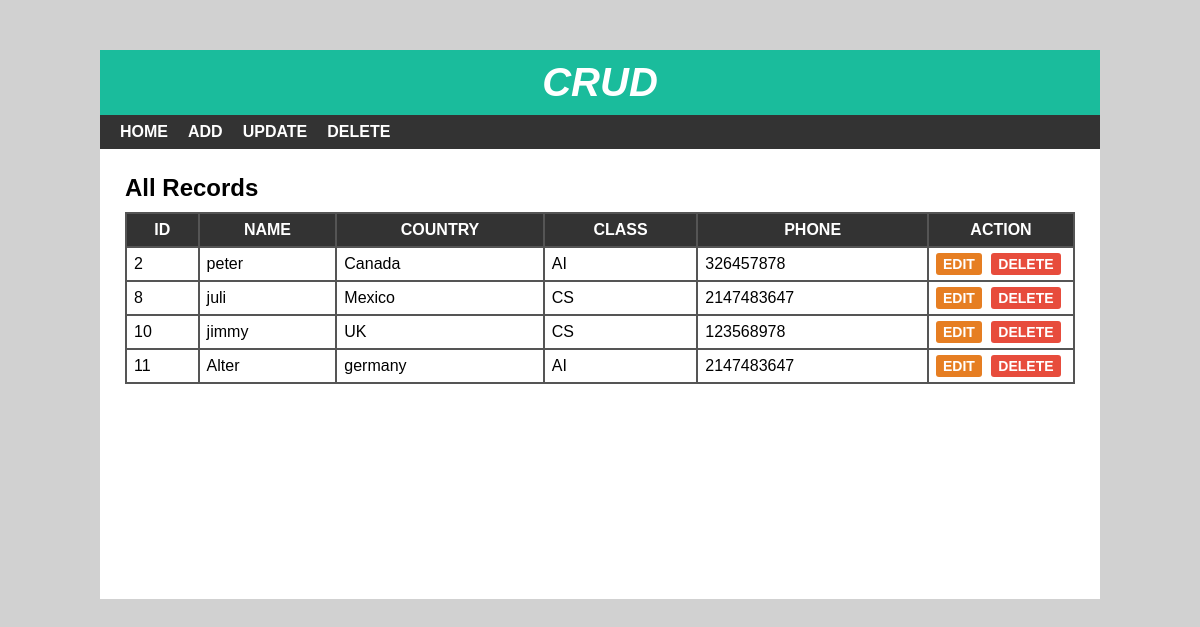
The page / on the database its author committed.
### tables this page shows
CREATE TABLE `students` (
  `s_id` int(10) NOT NULL,
  `s_name` varchar(30) NOT NULL,
  `s_country` varchar(30) NOT NULL,
  `s_class` int(10) NOT NULL,
  `s_phone` int(10) NOT NULL
);

CREATE TABLE `studentclass` (
  `c_id` int(11) NOT NULL,
  `c_name` varchar(30) NOT NULL
);

### index.php (the view, shortened to what this page needs)
<?php
include 'header.php';
?>
<div id="main-content">
    <h2>All Records</h2>
    <?php
    include 'config.php';
    $sql = "SELECT * FROM students JOIN studentclass WHERE students.s_class = studentclass.c_id";
    $result = mysqli_query ($conn, $sql) or die("Query Unsuccessful.");
    if(mysqli_num_rows($result)>0){
    ?>
    <table cellpadding="7px">
        <thead>
        <th>Id</th>
        <th>Name</th>
        <th>Country</th>
        <th>Class</th>
        <th>Phone</th>
        <th>Action</th>
        </thead>
        <tbody>
        <?php
        while ($row = mysqli_fetch_assoc($result)){
        ?>
            <tr>
                <td><?php echo $row['s_id']; ?></td>
                <td><?php echo $row['s_name']; ?></td>
                <td><?php echo $row['s_country']; ?></td>
                <td><?php echo $row['c_name']; ?></td>
                <td><?php echo $row['s_phone']; ?></td>
                <td>
                    <a href='edit.php?id=<?php echo $row['s_id']; ?>'>Edit</a>
                    <a href='delete-inline.php?id=<?php echo $row['s_id']; ?>'>Delete</a>
                </td>
            </tr>
            <?php }
            ?>
        </tbody>
    </table>
    <?php }else{
                echo "<h2>No record found</h2>";
            }
            ?>
</div>
</div>
</body>
</html>

### header.php (shortened to what this page needs)
<!DOCTYPE html>
<html lang="en">
<head>
  <link rel="stylesheet" href="css/style.css">
</head>
<body>
    <div id="wrapper">
        <div id="header">
            <h1><a href="index.php" style="text-decoration: none; color:white;">Crud</a></h1>
        </div>
        <div id="menu">
            <ul>
                <li>
                    <a href="index.php">Home</a>
                </li>
                <li>
                    <a href="add.php">Add</a>
                </li>
                <li>
                    <a href="update.php">Update</a>
                </li>
                <li>
                    <a href="delete.php">Delete</a>
                </li>
            </ul>
        </div>

### css/style.css (style rules this page uses)
body { font:16px arial; margin: 0; padding: 0; background: #d1d1d1; }
#wrapper { width: 1000px; margin: 50px auto 0; background-color: #fff; }
#header { text-align: center; background-color: #1abc9c; padding: 10px; }
#header h1 { color: #fff; font-size: 40px; font-style: italic; font-weight: 700; text-transform: uppercase; margin: 0; }
#menu { background-color: #333; }
#menu ul { font-size: 0; padding: 0 10px; margin: 0; list-style: none; }
#menu ul li { display: inline-block; }
#menu ul li a { color: #fff; font-size: 16px; font-weight: 600; padding: 8px 10px; display: block; text-decoration: none; text-transform: uppercase; transition: all 0.3s ease; }
#main-content { padding: 25px; min-height: 400px; }
#main-content h2 { margin: 0 0 10px; text-transform: capitalize; }
#main-content table { width: 100%; background-color: #555; margin: 0 0 20px; }
#main-content table th { color: #fff; background-color: #333; text-transform: uppercase; }
#main-content table th:last-child { width: 130px; }
#main-content table td { background-color: #fff; }
#main-content table td a { font-size: 14px; font-weight: 600; text-transform: uppercase; padding: 3px 7px; color: #fff; background-color: #e67e22; text-decoration: none; border-radius: 3px; }
#main-content table td a:nth-child(2) { background-color: #e74c3c; margin: 0 0 0 5px; }

### rows shown on the page
students: s_id "2", s_name "peter", s_country "Canada", studentclass.c_name "AI", s_phone "326457878"
students: s_id "8", s_name "juli", s_country "Mexico", studentclass.c_name "CS", s_phone "2147483647"
students: s_id "10", s_name "jimmy", s_country "UK", studentclass.c_name "CS", s_phone "123568978"
students: s_id "11", s_name "Alter", s_country "germany", studentclass.c_name "AI", s_phone "2147483647"
